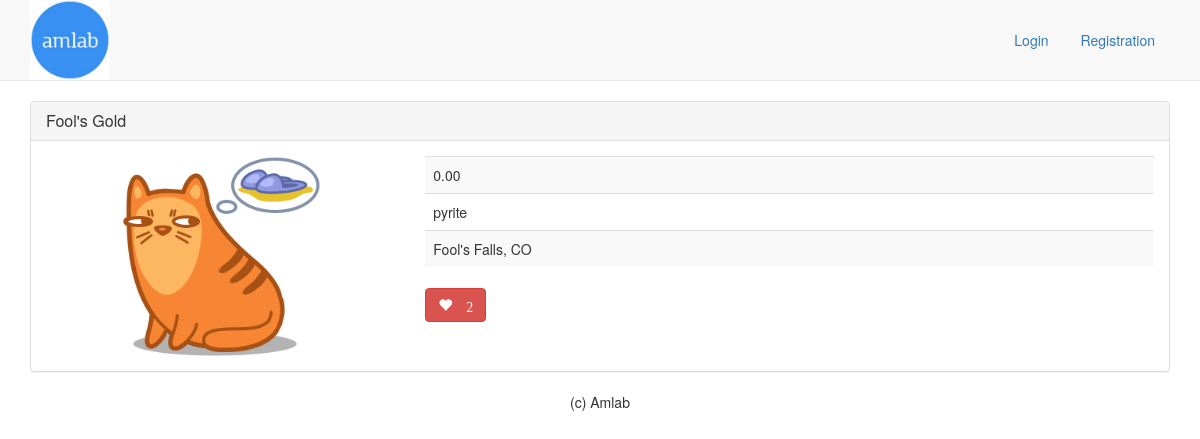
The app's page /5/ with its own data.
### main_app/models.py (models this page shows, shortened)
class Treasure(models.Model):
    user = models.ForeignKey(User)
    name = models.CharField(max_length=100)
    value = models.DecimalField(max_digits=10, decimal_places=2)
    material = models.CharField(max_length=100)
    location = models.CharField(max_length=100)
    image = models.ImageField(upload_to='treasure_images', default='treasure_images/default.png')
    likes = models.IntegerField(default=0)

### main_app/views.py (the view)
# urls.py: url(r'^([0-9]+)/$', views.detail, name='detail'),
def detail(request, treasure_id):
    treasure = Treasure.objects.get(id=treasure_id)
    return render(request, 'detail.html', {'treasure': treasure})

### main_app/templates/detail.html
{% extends 'base.html' %}
{% block content %}
    <div class="treasure panel panel-default">
        <div class="panel-heading">
            <h2 class="panel-title">{{ treasure.name }}</h2>
         </div>
        <div class="panel-body">
            <div class="row">
                <div class="col-md-4 text-center">
                    <img src="{{ treasure.image.url }}" height="200" />
                </div>
                <div class="col-md-8">
                    <table class="table table-striped">
                        <tr>
                            <td>{{ treasure.value}}</td>
                        </tr>
                        <tr>
                            <td>{{ treasure.material}}</td>
                        </tr>
                        <tr>
                            <td>{{ treasure.location}}</td>
                        </tr>
                    </table>
                    <button id ="likes" data-id="{{treasure.id}}"
                         class="btn btn-mini btn-danger glyphicon glyphicon-heart" type="button">
                         {% if treasure.likes > 0 %} {{ treasure.likes }} {% endif %}
                     </button>
                </div>
            </div>
        </div>
    </div>
{% endblock %}

### records on screen
Treasure: name "Fool's Gold", image (picture), value "0.00", material "pyrite", location "Fool's Falls, CO", likes "2"
